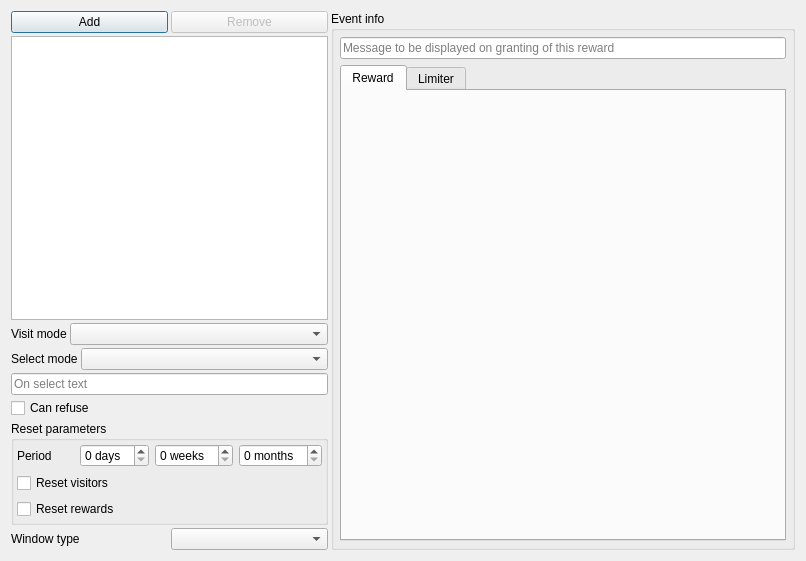
<?xml version="1.0" encoding="UTF-8"?>
<ui version="4.0">
 <class>RewardsWidget</class>
 <widget class="QDialog" name="RewardsWidget">
  <property name="windowModality">
   <enum>Qt::NonModal</enum>
  </property>
  <property name="geometry">
   <rect>
    <x>0</x>
    <y>0</y>
    <width>806</width>
    <height>561</height>
   </rect>
  </property>
  <property name="windowTitle">
   <string>Rewards</string>
  </property>
  <property name="modal">
   <bool>true</bool>
  </property>
  <layout class="QHBoxLayout" name="horizontalLayout_15">
   <property name="spacing">
    <number>3</number>
   </property>
   <item>
    <layout class="QVBoxLayout" name="verticalLayout_4">
     <item>
      <layout class="QHBoxLayout" name="horizontalLayout_10">
       <item>
        <widget class="QPushButton" name="addVisitInfo">
         <property name="text">
          <string>Add</string>
         </property>
        </widget>
       </item>
       <item>
        <widget class="QPushButton" name="removeVisitInfo">
         <property name="enabled">
          <bool>false</bool>
         </property>
         <property name="text">
          <string>Remove</string>
         </property>
        </widget>
       </item>
      </layout>
     </item>
     <item>
      <widget class="QListWidget" name="visitInfoList">
       <property name="editTriggers">
        <set>QAbstractItemView::NoEditTriggers</set>
       </property>
       <property name="spacing">
        <number>0</number>
       </property>
      </widget>
     </item>
     <item>
      <layout class="QHBoxLayout" name="horizontalLayout_12">
       <item>
        <widget class="QLabel" name="label_2">
         <property name="text">
          <string>Visit mode</string>
         </property>
        </widget>
       </item>
       <item>
        <widget class="QComboBox" name="visitMode">
         <property name="sizePolicy">
          <sizepolicy hsizetype="Expanding" vsizetype="Fixed">
           <horstretch>1</horstretch>
           <verstretch>0</verstretch>
          </sizepolicy>
         </property>
        </widget>
       </item>
      </layout>
     </item>
     <item>
      <layout class="QHBoxLayout" name="horizontalLayout_11">
       <item>
        <widget class="QLabel" name="label">
         <property name="text">
          <string>Select mode</string>
         </property>
        </widget>
       </item>
       <item>
        <widget class="QComboBox" name="selectMode">
         <property name="sizePolicy">
          <sizepolicy hsizetype="Expanding" vsizetype="Fixed">
           <horstretch>1</horstretch>
           <verstretch>0</verstretch>
          </sizepolicy>
         </property>
        </widget>
       </item>
      </layout>
     </item>
     <item>
      <widget class="QLineEdit" name="onSelectText">
       <property name="text">
        <string/>
       </property>
       <property name="placeholderText">
        <string>On select text</string>
       </property>
      </widget>
     </item>
     <item>
      <widget class="QCheckBox" name="canRefuse">
       <property name="text">
        <string>Can refuse</string>
       </property>
      </widget>
     </item>
     <item>
      <widget class="QGroupBox" name="groupBox">
       <property name="title">
        <string>Reset parameters</string>
       </property>
       <layout class="QVBoxLayout" name="verticalLayout_3">
        <property name="leftMargin">
         <number>3</number>
        </property>
        <property name="topMargin">
         <number>3</number>
        </property>
        <property name="rightMargin">
         <number>3</number>
        </property>
        <property name="bottomMargin">
         <number>3</number>
        </property>
        <item>
         <layout class="QHBoxLayout" name="horizontalLayout_14">
          <item>
           <widget class="QLabel" name="label_4">
            <property name="text">
             <string>Period</string>
            </property>
           </widget>
          </item>
          <item>
           <widget class="QSpinBox" name="resetPeriod">
            <property name="suffix">
             <string> days</string>
            </property>
            <property name="maximum">
             <number>99</number>
            </property>
           </widget>
          </item>
          <item>
           <widget class="QSpinBox" name="resetWeeks">
            <property name="suffix">
             <string> weeks</string>
            </property>
            <property name="maximum">
             <number>99</number>
            </property>
           </widget>
          </item>
          <item>
           <widget class="QSpinBox" name="resetMonths">
            <property name="suffix">
             <string> months</string>
            </property>
            <property name="maximum">
             <number>99</number>
            </property>
           </widget>
          </item>
         </layout>
        </item>
        <item>
         <widget class="QCheckBox" name="resetVisitors">
          <property name="text">
           <string>Reset visitors</string>
          </property>
         </widget>
        </item>
        <item>
         <widget class="QCheckBox" name="resetRewards">
          <property name="text">
           <string>Reset rewards</string>
          </property>
         </widget>
        </item>
       </layout>
      </widget>
     </item>
     <item>
      <layout class="QHBoxLayout" name="horizontalLayout_13">
       <item>
        <widget class="QLabel" name="label_3">
         <property name="text">
          <string>Window type</string>
         </property>
        </widget>
       </item>
       <item>
        <widget class="QComboBox" name="windowMode"/>
       </item>
      </layout>
     </item>
    </layout>
   </item>
   <item>
    <widget class="QGroupBox" name="eventInfoGroup">
     <property name="sizePolicy">
      <sizepolicy hsizetype="Expanding" vsizetype="Preferred">
       <horstretch>0</horstretch>
       <verstretch>0</verstretch>
      </sizepolicy>
     </property>
     <property name="title">
      <string>Event info</string>
     </property>
     <layout class="QVBoxLayout" name="verticalLayout_5">
      <property name="leftMargin">
       <number>6</number>
      </property>
      <property name="topMargin">
       <number>6</number>
      </property>
      <property name="rightMargin">
       <number>6</number>
      </property>
      <property name="bottomMargin">
       <number>6</number>
      </property>
      <item>
       <widget class="QLineEdit" name="rewardMessage">
        <property name="placeholderText">
         <string>Message to be displayed on granting of this reward</string>
        </property>
       </widget>
      </item>
      <item>
       <widget class="QTabWidget" name="tabWidget">
        <property name="currentIndex">
         <number>0</number>
        </property>
        <widget class="QWidget" name="rewardTab">
         <attribute name="title">
          <string>Reward</string>
         </attribute>
         <layout class="QVBoxLayout" name="verticalLayout_7">
          <property name="leftMargin">
           <number>3</number>
          </property>
          <property name="topMargin">
           <number>3</number>
          </property>
          <property name="rightMargin">
           <number>3</number>
          </property>
          <property name="bottomMargin">
           <number>3</number>
          </property>
          <item>
           <layout class="QHBoxLayout" name="rewardLayout"/>
          </item>
         </layout>
        </widget>
        <widget class="QWidget" name="limiterTab">
         <attribute name="title">
          <string>Limiter</string>
         </attribute>
         <layout class="QVBoxLayout" name="verticalLayout_2">
          <property name="leftMargin">
           <number>3</number>
          </property>
          <property name="topMargin">
           <number>3</number>
          </property>
          <property name="rightMargin">
           <number>3</number>
          </property>
          <property name="bottomMargin">
           <number>3</number>
          </property>
          <item>
           <layout class="QHBoxLayout" name="horizontalLayout_7">
            <item>
             <widget class="QLabel" name="label_5">
              <property name="text">
               <string>Day of week</string>
              </property>
             </widget>
            </item>
            <item>
             <widget class="QComboBox" name="lDayOfWeek">
              <property name="minimumSize">
               <size>
                <width>120</width>
                <height>0</height>
               </size>
              </property>
             </widget>
            </item>
            <item>
             <widget class="QLabel" name="label_6">
              <property name="text">
               <string>Days passed</string>
              </property>
             </widget>
            </item>
            <item>
             <widget class="QSpinBox" name="lDaysPassed">
              <property name="minimumSize">
               <size>
                <width>20</width>
                <height>0</height>
               </size>
              </property>
             </widget>
            </item>
            <item>
             <spacer name="horizontalSpacer_2">
              <property name="orientation">
               <enum>Qt::Horizontal</enum>
              </property>
              <property name="sizeHint" stdset="0">
               <size>
                <width>40</width>
                <height>20</height>
               </size>
              </property>
             </spacer>
            </item>
           </layout>
          </item>
          <item>
           <layout class="QHBoxLayout" name="horizontalLayout_8">
            <item>
             <widget class="QLabel" name="label_8">
              <property name="text">
               <string>Hero level</string>
              </property>
             </widget>
            </item>
            <item>
             <widget class="QSpinBox" name="lHeroLevel">
              <property name="minimumSize">
               <size>
                <width>40</width>
                <height>0</height>
               </size>
              </property>
             </widget>
            </item>
            <item>
             <widget class="QLabel" name="label_7">
              <property name="text">
               <string>Hero experience</string>
              </property>
             </widget>
            </item>
            <item>
             <widget class="QSpinBox" name="lHeroExperience">
              <property name="minimumSize">
               <size>
                <width>80</width>
                <height>0</height>
               </size>
              </property>
              <property name="maximum">
               <number>100000</number>
              </property>
              <property name="singleStep">
               <number>100</number>
              </property>
             </widget>
            </item>
            <item>
             <spacer name="horizontalSpacer_3">
              <property name="orientation">
               <enum>Qt::Horizontal</enum>
              </property>
              <property name="sizeHint" stdset="0">
               <size>
                <width>40</width>
                <height>20</height>
               </size>
              </property>
             </spacer>
            </item>
           </layout>
          </item>
          <item>
           <layout class="QHBoxLayout" name="horizontalLayout_9">
            <item>
             <widget class="QLabel" name="label_9">
              <property name="text">
               <string>Spell points</string>
              </property>
             </widget>
            </item>
            <item>
             <widget class="QSpinBox" name="lManaPoints">
              <property name="minimumSize">
               <size>
                <width>60</width>
                <height>0</height>
               </size>
              </property>
              <property name="maximum">
               <number>999</number>
              </property>
             </widget>
            </item>
            <item>
             <widget class="QSpinBox" name="lManaPercentage">
              <property name="suffix">
               <string>%</string>
              </property>
              <property name="maximum">
               <number>100</number>
              </property>
             </widget>
            </item>
            <item>
             <spacer name="horizontalSpacer">
              <property name="orientation">
               <enum>Qt::Horizontal</enum>
              </property>
              <property name="sizeHint" stdset="0">
               <size>
                <width>40</width>
                <height>20</height>
               </size>
              </property>
             </spacer>
            </item>
           </layout>
          </item>
          <item>
           <widget class="QGroupBox" name="groupBox_3">
            <property name="title">
             <string>Primary skills</string>
            </property>
            <layout class="QHBoxLayout" name="horizontalLayout">
             <property name="leftMargin">
              <number>12</number>
             </property>
             <property name="topMargin">
              <number>3</number>
             </property>
             <property name="bottomMargin">
              <number>3</number>
             </property>
             <item>
              <widget class="QLabel" name="label_10">
               <property name="text">
                <string>Attack</string>
               </property>
              </widget>
             </item>
             <item>
              <widget class="QSpinBox" name="lAttack"/>
             </item>
             <item>
              <widget class="QLabel" name="label_11">
               <property name="text">
                <string>Defence</string>
               </property>
              </widget>
             </item>
             <item>
              <widget class="QSpinBox" name="lDefence"/>
             </item>
             <item>
              <widget class="QLabel" name="label_12">
               <property name="text">
                <string>Spell power</string>
               </property>
              </widget>
             </item>
             <item>
              <widget class="QSpinBox" name="lPower"/>
             </item>
             <item>
              <widget class="QLabel" name="label_13">
               <property name="text">
                <string>Knowledge</string>
               </property>
              </widget>
             </item>
             <item>
              <widget class="QSpinBox" name="lKnowledge"/>
             </item>
            </layout>
           </widget>
          </item>
          <item>
           <widget class="QTabWidget" name="tabWidget_2">
            <property name="currentIndex">
             <number>0</number>
            </property>
            <property name="elideMode">
             <enum>Qt::ElideNone</enum>
            </property>
            <property name="usesScrollButtons">
             <bool>true</bool>
            </property>
            <property name="tabBarAutoHide">
             <bool>true</bool>
            </property>
            <widget class="QWidget" name="tab_3">
             <attribute name="title">
              <string>Resources</string>
             </attribute>
             <layout class="QHBoxLayout" name="horizontalLayout_2">
              <property name="leftMargin">
               <number>3</number>
              </property>
              <property name="topMargin">
               <number>3</number>
              </property>
              <property name="rightMargin">
               <number>3</number>
              </property>
              <property name="bottomMargin">
               <number>3</number>
              </property>
              <item>
               <widget class="QTableWidget" name="lResources">
                <property name="editTriggers">
                 <set>QAbstractItemView::NoEditTriggers</set>
                </property>
                <property name="selectionMode">
                 <enum>QAbstractItemView::NoSelection</enum>
                </property>
                <property name="columnCount">
                 <number>2</number>
                </property>
                <attribute name="horizontalHeaderVisible">
                 <bool>false</bool>
                </attribute>
                <attribute name="horizontalHeaderDefaultSectionSize">
                 <number>180</number>
                </attribute>
                <attribute name="horizontalHeaderStretchLastSection">
                 <bool>true</bool>
                </attribute>
                <attribute name="verticalHeaderVisible">
                 <bool>false</bool>
                </attribute>
                <attribute name="verticalHeaderDefaultSectionSize">
                 <number>24</number>
                </attribute>
                <column/>
                <column/>
               </widget>
              </item>
             </layout>
            </widget>
            <widget class="QWidget" name="tab_4">
             <attribute name="title">
              <string>Artifacts</string>
             </attribute>
             <layout class="QHBoxLayout" name="horizontalLayout_3">
              <property name="leftMargin">
               <number>3</number>
              </property>
              <property name="topMargin">
               <number>3</number>
              </property>
              <property name="rightMargin">
               <number>3</number>
              </property>
              <property name="bottomMargin">
               <number>3</number>
              </property>
              <item>
               <widget class="QListWidget" name="lArtifacts">
                <property name="editTriggers">
                 <set>QAbstractItemView::NoEditTriggers</set>
                </property>
                <property name="selectionMode">
                 <enum>QAbstractItemView::NoSelection</enum>
                </property>
                <property name="isWrapping" stdset="0">
                 <bool>true</bool>
                </property>
               </widget>
              </item>
             </layout>
            </widget>
            <widget class="QWidget" name="tab_5">
             <attribute name="title">
              <string>Spells</string>
             </attribute>
             <layout class="QHBoxLayout" name="horizontalLayout_4">
              <property name="leftMargin">
               <number>3</number>
              </property>
              <property name="topMargin">
               <number>3</number>
              </property>
              <property name="rightMargin">
               <number>3</number>
              </property>
              <property name="bottomMargin">
               <number>3</number>
              </property>
              <item>
               <widget class="QListWidget" name="lSpells">
                <property name="editTriggers">
                 <set>QAbstractItemView::NoEditTriggers</set>
                </property>
                <property name="selectionMode">
                 <enum>QAbstractItemView::NoSelection</enum>
                </property>
                <property name="isWrapping" stdset="0">
                 <bool>true</bool>
                </property>
               </widget>
              </item>
             </layout>
            </widget>
            <widget class="QWidget" name="tab_7">
             <attribute name="title">
              <string>Skills</string>
             </attribute>
             <layout class="QHBoxLayout" name="horizontalLayout_5">
              <property name="leftMargin">
               <number>3</number>
              </property>
              <property name="topMargin">
               <number>3</number>
              </property>
              <property name="rightMargin">
               <number>3</number>
              </property>
              <property name="bottomMargin">
               <number>3</number>
              </property>
              <item>
               <widget class="QTableWidget" name="lSkills">
                <property name="columnCount">
                 <number>2</number>
                </property>
                <attribute name="horizontalHeaderVisible">
                 <bool>false</bool>
                </attribute>
                <attribute name="horizontalHeaderDefaultSectionSize">
                 <number>180</number>
                </attribute>
                <attribute name="verticalHeaderVisible">
                 <bool>false</bool>
                </attribute>
                <attribute name="verticalHeaderDefaultSectionSize">
                 <number>24</number>
                </attribute>
                <column/>
                <column/>
               </widget>
              </item>
             </layout>
            </widget>
            <widget class="QWidget" name="tab_6">
             <attribute name="title">
              <string>Creatures</string>
             </attribute>
             <layout class="QVBoxLayout" name="verticalLayout">
              <property name="spacing">
               <number>0</number>
              </property>
              <property name="leftMargin">
               <number>3</number>
              </property>
              <property name="topMargin">
               <number>3</number>
              </property>
              <property name="rightMargin">
               <number>3</number>
              </property>
              <property name="bottomMargin">
               <number>3</number>
              </property>
              <item>
               <layout class="QHBoxLayout" name="horizontalLayout_6">
                <item>
                 <widget class="QComboBox" name="lCreatureId">
                  <property name="sizePolicy">
                   <sizepolicy hsizetype="Expanding" vsizetype="Fixed">
                    <horstretch>0</horstretch>
                    <verstretch>0</verstretch>
                   </sizepolicy>
                  </property>
                 </widget>
                </item>
                <item>
                 <widget class="QSpinBox" name="lCreatureAmount">
                  <property name="minimumSize">
                   <size>
                    <width>60</width>
                    <height>0</height>
                   </size>
                  </property>
                  <property name="maximum">
                   <number>9999</number>
                  </property>
                  <property name="stepType">
                   <enum>QAbstractSpinBox::AdaptiveDecimalStepType</enum>
                  </property>
                 </widget>
                </item>
                <item>
                 <widget class="QPushButton" name="lCreatureAdd">
                  <property name="text">
                   <string>Add</string>
                  </property>
                 </widget>
                </item>
                <item>
                 <widget class="QPushButton" name="lCreatureRemove">
                  <property name="text">
                   <string>Remove</string>
                  </property>
                 </widget>
                </item>
               </layout>
              </item>
              <item>
               <widget class="QTableWidget" name="lCreatures">
                <property name="editTriggers">
                 <set>QAbstractItemView::NoEditTriggers</set>
                </property>
                <property name="selectionMode">
                 <enum>QAbstractItemView::MultiSelection</enum>
                </property>
                <property name="selectionBehavior">
                 <enum>QAbstractItemView::SelectRows</enum>
                </property>
                <property name="columnCount">
                 <number>2</number>
                </property>
                <attribute name="horizontalHeaderVisible">
                 <bool>false</bool>
                </attribute>
                <attribute name="horizontalHeaderDefaultSectionSize">
                 <number>180</number>
                </attribute>
                <attribute name="verticalHeaderVisible">
                 <bool>false</bool>
                </attribute>
                <attribute name="verticalHeaderDefaultSectionSize">
                 <number>24</number>
                </attribute>
                <column/>
                <column/>
               </widget>
              </item>
             </layout>
            </widget>
            <widget class="QWidget" name="tab">
             <attribute name="title">
              <string>Heroes</string>
             </attribute>
             <layout class="QHBoxLayout" name="horizontalLayout_29">
              <property name="leftMargin">
               <number>3</number>
              </property>
              <property name="topMargin">
               <number>3</number>
              </property>
              <property name="rightMargin">
               <number>3</number>
              </property>
              <property name="bottomMargin">
               <number>3</number>
              </property>
              <item>
               <widget class="QListWidget" name="lHeroes">
                <property name="editTriggers">
                 <set>QAbstractItemView::NoEditTriggers</set>
                </property>
                <property name="selectionMode">
                 <enum>QAbstractItemView::NoSelection</enum>
                </property>
                <property name="isWrapping" stdset="0">
                 <bool>true</bool>
                </property>
               </widget>
              </item>
             </layout>
            </widget>
            <widget class="QWidget" name="tab_2">
             <attribute name="title">
              <string>Hero classes</string>
             </attribute>
             <layout class="QHBoxLayout" name="horizontalLayout_30">
              <property name="leftMargin">
               <number>3</number>
              </property>
              <property name="topMargin">
               <number>3</number>
              </property>
              <property name="rightMargin">
               <number>3</number>
              </property>
              <property name="bottomMargin">
               <number>3</number>
              </property>
              <item>
               <widget class="QListWidget" name="lHeroClasses">
                <property name="editTriggers">
                 <set>QAbstractItemView::NoEditTriggers</set>
                </property>
                <property name="selectionMode">
                 <enum>QAbstractItemView::NoSelection</enum>
                </property>
                <property name="isWrapping" stdset="0">
                 <bool>true</bool>
                </property>
               </widget>
              </item>
             </layout>
            </widget>
            <widget class="QWidget" name="tab_15">
             <attribute name="title">
              <string>Players</string>
             </attribute>
             <layout class="QHBoxLayout" name="horizontalLayout_31">
              <property name="leftMargin">
               <number>3</number>
              </property>
              <property name="topMargin">
               <number>3</number>
              </property>
              <property name="rightMargin">
               <number>3</number>
              </property>
              <property name="bottomMargin">
               <number>3</number>
              </property>
              <item>
               <widget class="QListWidget" name="lPlayers">
                <property name="editTriggers">
                 <set>QAbstractItemView::NoEditTriggers</set>
                </property>
                <property name="selectionMode">
                 <enum>QAbstractItemView::NoSelection</enum>
                </property>
                <property name="isWrapping" stdset="0">
                 <bool>true</bool>
                </property>
               </widget>
              </item>
             </layout>
            </widget>
           </widget>
          </item>
         </layout>
        </widget>
       </widget>
      </item>
     </layout>
    </widget>
   </item>
  </layout>
 </widget>
 <resources/>
 <connections/>
</ui>
